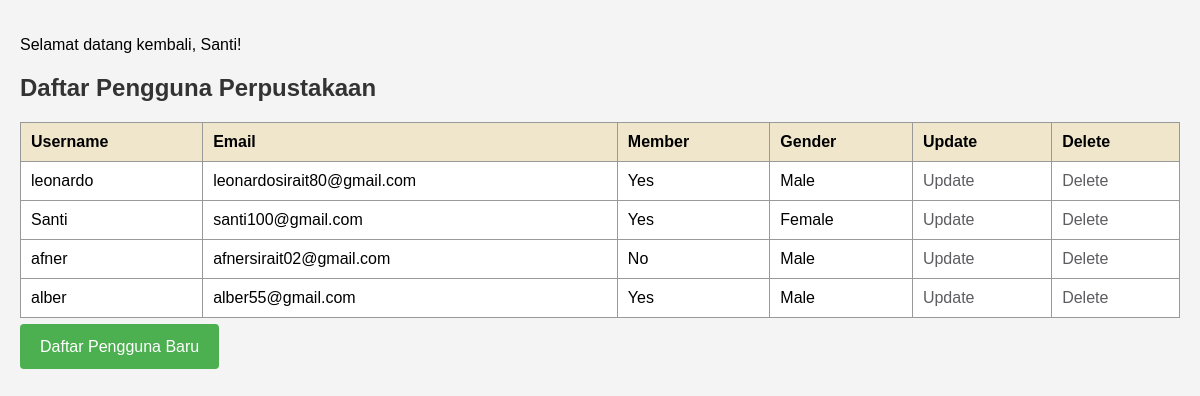
Page /index.php (signed in) on the committed database.
### tables this page shows
CREATE TABLE `users` (
  `id` int(11) NOT NULL,
  `username` varchar(50) NOT NULL,
  `password` varchar(255) NOT NULL,
  `email` varchar(100) NOT NULL,
  `member` tinyint(1) NOT NULL,
  `gender` varchar(10) NOT NULL,
  `browser_info` text DEFAULT NULL,
  `ip_address` varchar(45) DEFAULT NULL
);

### index.php (the view, shortened to what this page needs)
<!DOCTYPE html>
<html>
<head>
    <link rel="stylesheet" type="text/css" href="./styles.css">
</head>
<body>
    <?php
    if(isset($_COOKIE['last_registered_username'])) {
        echo "<p>Selamat datang kembali, " . htmlspecialchars($_COOKIE['last_registered_username']) . "!</p>";
    }
    ?>
    <h2>Daftar Pengguna Perpustakaan</h2>
    <table border="1">
        <tr>
            <th>Username</th>
            <th>Email</th>
            <th>Member</th>
            <th>Gender</th>
            <th>Update</th>
            <th>Delete</th>
        </tr>
        <?php
        include 'db.php';
        $result = $conn->query("SELECT id, username, email, member, gender FROM users");
        while ($row = $result->fetch_assoc()) {
            echo "<tr>
                    <td>{$row['username']}</td>
                    <td>{$row['email']}</td>
                    <td>" . ($row['member'] ? 'Yes' : 'No') . "</td>
                    <td>{$row['gender']}</td>
                    <td><a href='update_user.php?id={$row['id']}'>Update</a></td>
                    <td><a href='delete_user.php?id={$row['id']}' onclick='return confirm(\"Are you sure you want to delete this user?\");'>Delete</a></td>
                  </tr>";
        }
        ?>
    </table>
    <a id="daftar" href="register.html">Daftar Pengguna Baru</a>
</body>
</html>

### styles.css (style rules this page uses)
body { font-family: 'Arial', sans-serif; background-color: #f4f4f4; margin: 0; padding: 20px; }
h2 { color: #333; }
table { width: 100%; border-collapse: collapse; margin-bottom: 20px; }
table, th, td { border: 1px solid #999; padding: 10px; text-align: left; }
th { background-color: #f0e6cc; }
td { background-color: #fff; }
a { color: #5D5C61; text-decoration: none; }
#daftar { color: white; text-decoration: none; width: 50px; background-color: #4CAF50; padding: 14px 20px; margin: 8px 0; border: none; border-radius: 4px; cursor: pointer; }

### rows in the picture
users: username "leonardo", email "leonardosirait80@gmail.com", member "Yes", gender "Male"
users: username "Santi", email "santi100@gmail.com", member "Yes", gender "Female"
users: username "afner", email "afnersirait02@gmail.com", member "No", gender "Male"
users: username "alber", email "alber55@gmail.com", member "Yes", gender "Male"

### other values in the picture
$_COOKIE['last_registered_username'] "Santi"
